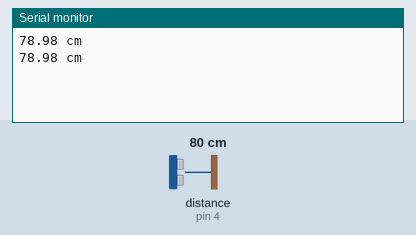
This sketch was run on a simulated Arduino Uno, built with avr-gcc and run on an emulated ATmega328P. Shown: the last lines printed to the serial monitor. Wiring (inferred from the names in the program): ultrasonic range finder: trigger pin 3; echo pin 4. The inputs (shaded band) are chosen by the test bench; at power-on: distance to the obstacle (sensor on pin 4) 80 cm. The echo pulse lasts 58.3 µs per cm.

Above: at 1.8 s.
1.9 s: distance to the obstacle (sensor on pin 4) set to 2 cm
At 2.8 s:
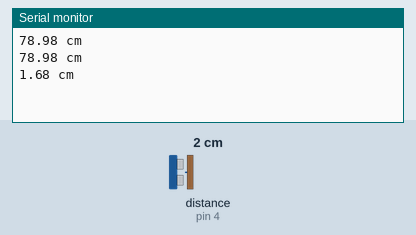
3.4 s: distance to the obstacle (sensor on pin 4) set to 4 cm
At 4.8 s:
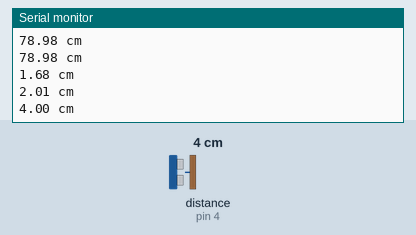
Timing chart, 0 to 6.4 s (numbered marks = the images above; inputs shaded):
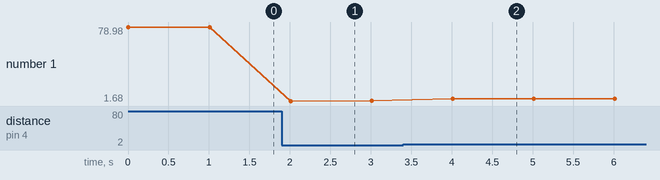

Measured:
- after the input at 1.9 s, the serial monitor: prints a new line after 0.11 s (image 1)
- after the input at 3.4 s, the serial monitor: prints a new line after 0.61 s (image 2)
- plotted number 1: 78.98 → 2.01 after the input at 1.9 s, 2.01 → 4 after the input at 3.4 s

The sketch:

ultrasonic.ino
```cpp
// Program to calculate distance from the ultrasonic sensor

const int triggerPin = 3;
const int EchoPin = 4;
float duration = 0.0;
float distance = 0.0;

void setup() {
  pinMode(triggerPin, OUTPUT);
  pinMode(EchoPin, INPUT);
  Serial.begin(9600);
}

void loop() {
  digitalWrite(triggerPin, LOW);
  delayMicroseconds(2);
  digitalWrite(triggerPin, HIGH);
  delayMicroseconds(10);
  digitalWrite(triggerPin, LOW);

  duration = pulseIn(EchoPin, HIGH);
  // The duration is in microseconds
  distance = 340 * duration / 10000 / 2;
  Serial.print(distance);
  Serial.println(" cm");
  delay(1000);

}
```
